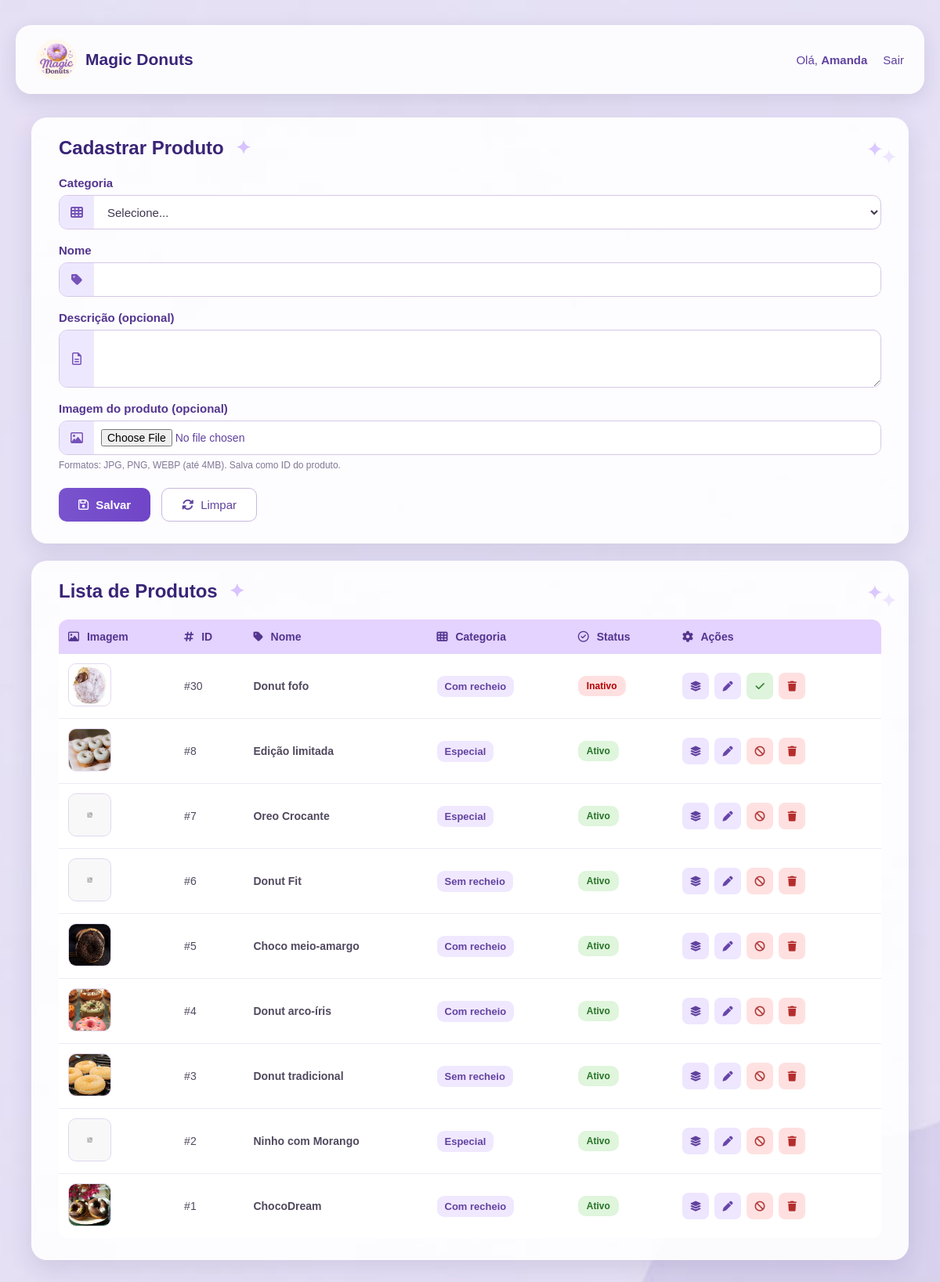
Page /magicdonuts/index.php?controller=produto&action=index (signed in) on the committed database.
### tables this page shows
CREATE TABLE `produto` (
  `id` int(11) NOT NULL,
  `categoria_id` int(11) NOT NULL,
  `nome` varchar(100) NOT NULL,
  `descricao` text DEFAULT NULL,
  `ativo` tinyint(1) NOT NULL DEFAULT 1
);

CREATE TABLE `categoria` (
  `id` int(11) NOT NULL,
  `nome` varchar(100) NOT NULL,
  `ativo` tinyint(1) NOT NULL DEFAULT 1
);

### magicdonuts/controllers/ProdutoController.php (called while the page is built, shortened)
<?php
require_once __DIR__ . '/../models/Produto.php';
class ProdutoController
{
    public function index(): void
    {
        $produtoModel = new Produto();
        $produtos = $produtoModel->listarComCategoria(false);
        $editar = null;
        require_once __DIR__ . '/../views/produtos.php';
    }
}

### magicdonuts/index.php (called while the page is built, shortened)
<?php
require_once __DIR__ . '/config/db.php';
$controller = $_GET['controller'] ?? 'auth';
$action = $_GET['action'] ?? 'form';
switch ($controller) {
    case 'produto':
        require_once __DIR__ . '/controllers/ProdutoController.php';
        $c = new ProdutoController();
        break;
}
$c->$action();

### magicdonuts/config/db.php (called while the page is built)
<?php
class Database
{
private static $conn = null;
public static function getConnection()
{
    if (self::$conn === null) {
        try {
self::$conn = new PDO(
"mysql:host=localhost;dbname=magicdonuts;charset=utf8mb4",
"root",
"",
    [
    PDO::ATTR_ERRMODE => PDO::ERRMODE_EXCEPTION,
    PDO::ATTR_DEFAULT_FETCH_MODE => PDO::FETCH_ASSOC
    ]
);
} catch (PDOException $e) {
 die("Erro ao conectar ao banco de dados:" . $e->getMessage());
}
}
return self::$conn;
}
}

### magicdonuts/models/Produto.php (called while the page is built, shortened)
<?php
require_once __DIR__ . '/../config/db.php';
class Produto
{
    private PDO $conn;
    public function __construct()
    {
        $this->conn = Database::getConnection();
    }
    public function listarComCategoria(bool $somenteAtivos = false): array
    {
        $sql = "
            SELECT
                p.id,
                p.categoria_id,
                p.nome,
                p.descricao,
                p.ativo,
                c.nome AS categoria_nome
            FROM produto p
            INNER JOIN categoria c
            ON c.id = p.categoria_id
        ";
        $sql .= " ORDER BY p.id DESC";
        return $this->conn->query($sql)->fetchAll();
    }
}

### magicdonuts/views/produtos.php (the view, shortened to what this page needs)
<?php
function imagemProdutoUrl(int $produtoId): string
{
    $baseFs = __DIR__ . "/../public/uploads/produtos/";
    $baseUrl = "/magicdonuts/public/uploads/produtos/";
    foreach (['jpg', 'png', 'webp'] as $ext) {
        if (file_exists($baseFs . $produtoId . '.' . $ext)) {
            return $baseUrl . $produtoId . '.' . $ext;
        }
    }
    return "/magicdonuts/imagem/produto_sem_foto.png";
}
?>
<!doctype html>
<html lang="pt-br">
<head>
    <link
        rel="stylesheet"
        href="/magicdonuts/public/assets/css/style.css"
    >
    <link
        rel="stylesheet"
        href="https://cdnjs.cloudflare.com/ajax/libs/font-awesome/6.5.2/css/all.min.css"
    >
</head>
<body class="produtos-body">
<header class="produtos-header">
    <div class="produtos-header-inner">
        <a
            href="/magicdonuts/index.php?controller=auth&action=dashboard"
            class="produtos-brand"
        >
            <img
                src="/magicdonuts/imagem/logo.jpg"
                alt="Magic Donuts"
                class="produtos-logo"
            >
            <strong>Magic Donuts</strong>
        </a>
        <div class="produtos-user">
            <span>
                Olá,
                <strong>
                    <?= htmlspecialchars($_SESSION['nome'] ?? 'Usuário') ?>
                </strong>
            </span>
            <a href="/magicdonuts/index.php?controller=auth&action=dashboard">Sair</a>
        </div>
    </div>
</header>
<main class="produtos-main">
    <section class="produto-card">
        <div class="section-title">
            <h1>
                <?= $editar
                    ? "Editar Produto #" . (int)$editar['id']
                    : "Cadastrar Produto"
                ?>
                <span class="title-sparkles">✦</span>
            </h1>
        </div>
        <form
            method="post"
            action="index.php?controller=produto&action=salvar"
            enctype="multipart/form-data"
            class="produto-form"
        >
            <div class="produto-form-group">
                <label for="categoria_id">
                    Categoria
                </label>
                <div class="produto-input-wrapper">
                    <div class="produto-input-icon">
                        <i class="fa-solid fa-table-cells"></i>
                    </div>
                    <select
                        class="produto-input produto-select"
                        id="categoria_id"
                        name="categoria_id"
                        required
                    >
                        <option value="">
                            Selecione...
                        </option>
                    </select>
                </div>
            </div>
            <div class="produto-form-group">
                <label for="nome">
                    Nome
                </label>
                <div class="produto-input-wrapper">
                    <div class="produto-input-icon">
                        <i class="fa-solid fa-tag"></i>
                    </div>
                    <input
                        class="produto-input"
                        id="nome"
                        type="text"
                        name="nome"
                        required
                        value="<?= $editar
                            ? htmlspecialchars($editar['nome'])
                            : ''
                        ?>"
                    >
                </div>
            </div>
            <div class="produto-form-group">
                <label for="descricao">
                    Descrição (opcional)
                </label>
                <div class="produto-input-wrapper produto-textarea-wrapper">
                    <div class="produto-input-icon">
                        <i class="fa-regular fa-file-lines"></i>
                    </div>
                    <textarea
                        class="produto-input produto-textarea"
                        id="descricao"
                        name="descricao"
                        rows="3"
                    ><?= $editar
                    ?></textarea>
                </div>
            </div>
            <div class="produto-form-group">
                <label for="imagem">
                    Imagem do produto (opcional)
                </label>
                <div class="produto-input-wrapper arquivo-wrapper">
                    <div class="produto-input-icon">
                        <i class="fa-regular fa-image"></i>
                    </div>
                    <input
                        class="produto-input-file"
                        id="imagem"
                        type="file"
                        name="imagem"
                        accept="image/png, image/jpeg, image/webp"
                    >
                </div>
                <small class="produto-help">
                    Formatos: JPG, PNG, WEBP (até 4MB).
                    Salva como ID do produto.
                </small>
            </div>
            <div class="produto-actions">
                <button
                    class="produto-btn produto-btn-primary"
                    type="submit"
                >
                    <i class="fa-regular fa-floppy-disk"></i>
                    Salvar
                </button>
                <a
                    class="produto-btn produto-btn-secondary"
                    href="index.php?controller=produto&action=index"
                >
                    <i class="fa-solid fa-rotate"></i>
                    Limpar
                </a>
            </div>
        </form>
    </section>
    <section class="produto-card lista-produtos-card">
        <div class="section-title">
            <h2>
                Lista de Produtos
                <span class="title-sparkles">✦</span>
            </h2>
        </div>
        <div class="table-wrapper">
            <table class="produtos-table">
                <thead>
                    <tr>
                        <th>
                            <i class="fa-regular fa-image"></i>
                            Imagem
                        </th>
                        <th>
                            <i class="fa-solid fa-hashtag"></i>
                            ID
                        </th>
                        <th>
                            <i class="fa-solid fa-tag"></i>
                            Nome
                        </th>
                        <th>
                            <i class="fa-solid fa-table-cells"></i>
                            Categoria
                        </th>
                        <th>
                            <i class="fa-regular fa-circle-check"></i>
                            Status
                        </th>
                        <th>
                            <i class="fa-solid fa-gear"></i>
                            Ações
                        </th>
                    </tr>
                </thead>
                <tbody>
                    <?php foreach ($produtos as $p): ?>
                        <tr>
                            <td>
                                <img
                                    class="produto-thumb"
                                    src="<?= imagemProdutoUrl((int)$p['id']) ?>"
                                    alt="<?= htmlspecialchars($p['nome']) ?>"
                                >
                            </td>
                            <td>
                                #<?= (int)$p['id'] ?>
                            </td>
                            <td>
                                <strong>
                                    <?= htmlspecialchars($p['nome']) ?>
                                </strong>
                            </td>
                            <td>
                                <span class="categoria-badge">
                                    <?= htmlspecialchars($p['categoria_nome']) ?>
                                </span>
                            </td>
                            <td>
                                <?=
                                    ((int)$p['ativo'] === 1)
                                    ? '<span class="tag ok">Ativo</span>'
                                    : '<span class="tag off">Inativo</span>'
                                ?>
                            </td>
                            <td>
                                <div class="produto-table-actions">
                                   <a
    class="table-btn table-btn-variacoes"
    href="index.php?controller=variacao&action=index&produto_id=<?= (int)$p['id'] ?>"
    title="Variações"
>
    <i class="fa-solid fa-layer-group"></i>
</a>
                                    <a
                                        class="table-btn table-btn-edit"
                                        href="index.php?controller=produto&action=index&id=<?= (int)$p['id'] ?>"
                                        title="Editar"
                                    >
                                        <i class="fa-solid fa-pen"></i>
                                    </a>
                                    <?php if ((int)$p['ativo'] === 1): ?>
                                        <a
                                            class="table-btn table-btn-danger"
                                            href="index.php?controller=produto&action=toggle&id=<?= (int)$p['id'] ?>&ativo=0"
                                            onclick="return confirm('Inativar este produto?')"
                                            title="Inativar"
                                        >
                                            <i class="fa-solid fa-ban"></i>
                                        </a>
                                    <?php else: ?>
                                        <a
                                            class="table-btn table-btn-success"
                                            href="index.php?controller=produto&action=toggle&id=<?= (int)$p['id'] ?>&ativo=1"
                                            title="Ativar"
                                        >
                                            <i class="fa-solid fa-check"></i>
                                        </a>
                                    <?php endif; ?>
                                    <a
                                        class="table-btn table-btn-delete"
                                        href="index.php?controller=produto&action=deletar&id=<?= (int)$p['id'] ?>"
                                        onclick="return confirm('⚠️ DELETAR permanentemente? Não há volta!')"
                                        title="Excluir"
                                    >
                                        <i class="fa-solid fa-trash"></i>
                                    </a>
                                </div>
                            </td>
                        </tr>
                    <?php endforeach; ?>
                </tbody>
            </table>
        </div>
    </section>
</main>
</body>
</html>

### rows in the picture
produto: shows a picture, id "30", nome "Donut fofo", categoria.nome "Com recheio", ativo "Inativo"
produto: shows a picture, id "8", nome "Edição limitada", categoria.nome "Especial", ativo "Ativo"
produto: id "7", nome "Oreo Crocante", categoria.nome "Especial", ativo "Ativo"
produto: id "6", nome "Donut Fit", categoria.nome "Sem recheio", ativo "Ativo"
produto: shows a picture, id "5", nome "Choco meio-amargo", categoria.nome "Com recheio", ativo "Ativo"
produto: shows a picture, id "4", nome "Donut arco-íris", categoria.nome "Com recheio", ativo "Ativo"
produto: shows a picture, id "3", nome "Donut tradicional", categoria.nome "Sem recheio", ativo "Ativo"
produto: id "2", nome "Ninho com Morango", categoria.nome "Especial", ativo "Ativo"
produto: shows a picture, id "1", nome "ChocoDream", categoria.nome "Com recheio", ativo "Ativo"

### other values in the picture
$_SESSION['nome'] "Amanda"
